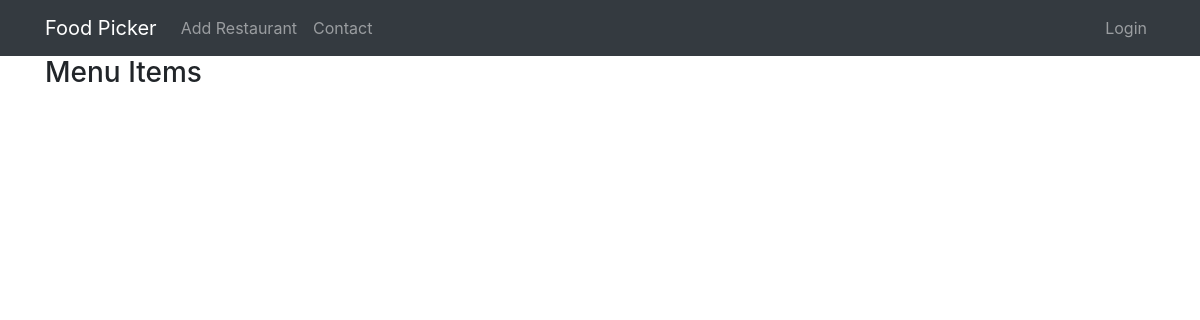
The app's page /items/ (signed in), older data.
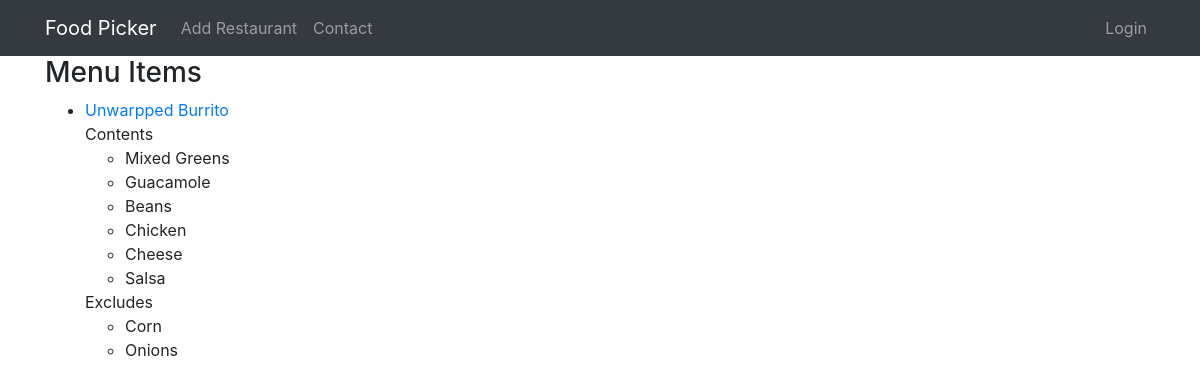
The same page, newer data.
### menus/models.py (models this page shows)
class Item(models.Model):
	user 		= models.ForeignKey(settings.AUTH_USER_MODEL)
	restaurant  = models.ForeignKey(Restaurant)
	name 		= models.CharField(max_length=120)
	contents 	= models.TextField(help_text='Separate each item by comma')
	excludes 	= models.TextField(blank=True, null=True, help_text='Separate each item by comma')
	public		= models.BooleanField(default=True)
	timestamp	= models.DateTimeField(auto_now_add=True)
	updated  	= models.DateTimeField(auto_now=True)
	class Meta:
		ordering = ['-updated', '-timestamp']
	def get_contents(self):
		return self.contents.split(',')
	def get_excludes(self):
		return self.excludes.split(',')
	def get_absolute_url(self):
		return reverse('menus:detail', kwargs={'pk': self.pk})

### menus/views.py (the view)
class ItemListView(ListView):
	def get_queryset(self):
		return Item.objects.filter(user=self.request.user)

### menus/templates/menus/item_list.html (shortened to what this page needs)
{% extends 'menus/base.html' %}
	{% block body %}
		<div class="container">
			<h3>Menu Items</h3>
			<ul>
				{% for obj in object_list %}
					<li>  <a href="{{ obj.get_absolute_url }}"> {{ obj.name }}</a> <br/>
						{% if obj.contents %}
						Contents
						<ul>
							{% for item in obj.get_contents %}
							<li>{{ item }}</li>
							{% endfor %}
						</ul>
						{% endif %}
						{% if obj.excludes %}
						Excludes
						<ul>
							{% for item in obj.get_excludes %}
							<li>{{ item }}</li>
							{% endfor %}
						</ul>
						{% endif %}
					</li>
				{% endfor %}
			</ul>
		</div>
	{% endblock %}

Row changes from the older to the newer data that the page shows:
added Item: name "Unwarpped Burrito", get_contents "Mixed Greens" "Guacamole" "Beans" "Chicken" "Cheese" "Salsa", get_excludes "Corn" "Onions"
